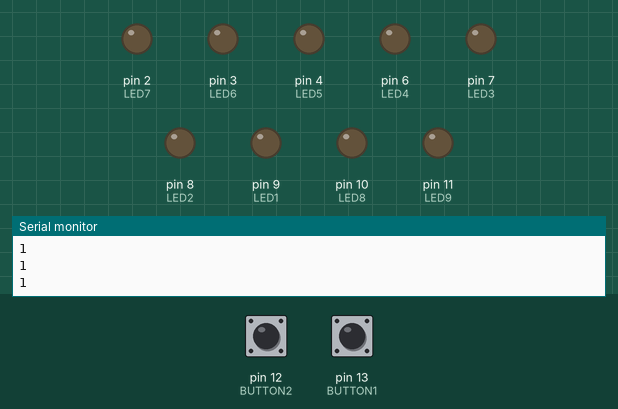
A sketch run on a simulated Arduino Uno, built with avr-gcc and run on an emulated ATmega328P. Parts: output pins drawn as LEDs (lit = HIGH), the last lines printed to the serial monitor. The test bench sets the inputs (shaded band); at power-on: pin 12 (BUTTON2) HIGH, pin 13 (BUTTON1) HIGH.

Above: at 1.2 s.
1.3 s: pin 12 (BUTTON2) pulled LOW for 0.15 s
At 2.3 s:
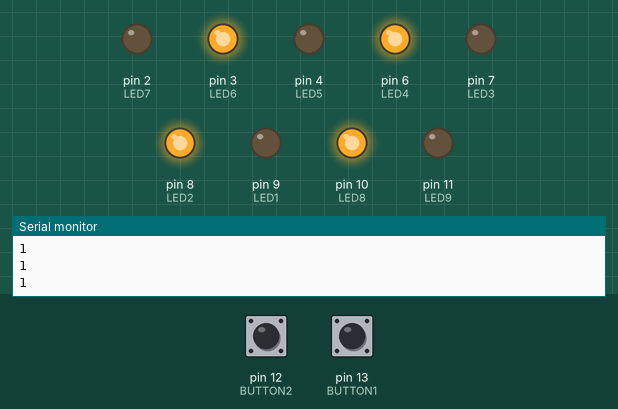
2.9 s: pin 13 (BUTTON1) pulled LOW for 0.15 s
At 3.6 s:
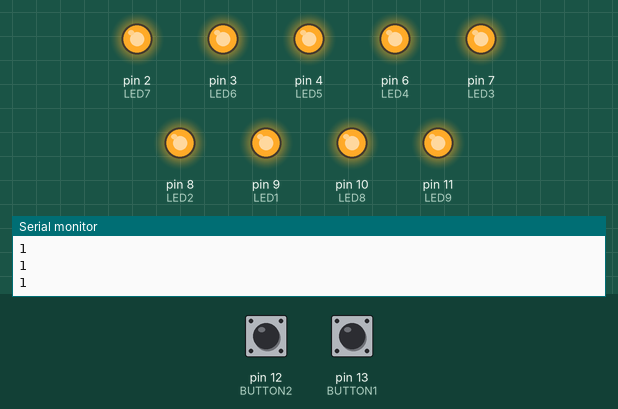
4.5 s: pin 12 (BUTTON2) pulled LOW for 1 s
At 5.0 s:
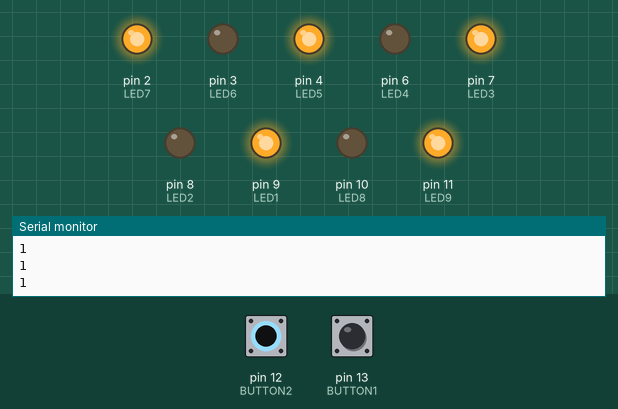
7.0 s: pin 12 (BUTTON2) pulled LOW for 3.2 s
At 8.3 s:
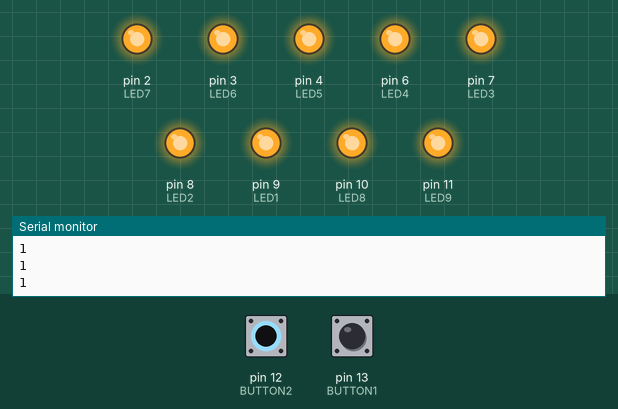
11.7 s: pin 13 (BUTTON1) pulled LOW for 1 s
At 12.2 s:
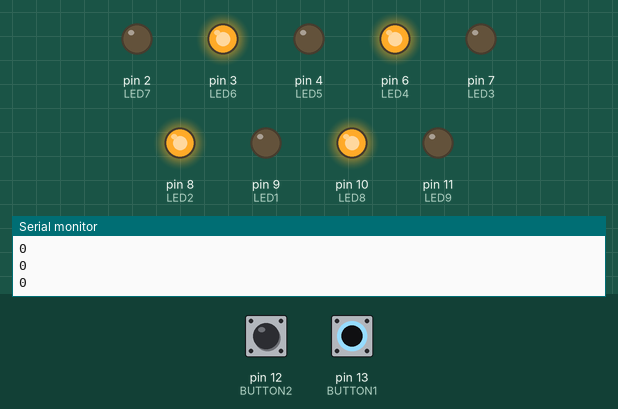
Timing chart, 0 to 14.7 s (numbered marks = the images above; inputs shaded):
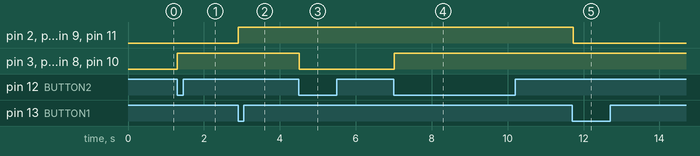

Measured:
- after the input at 1.3 s, pin 3 (LED6), pin 6 (LED4), pin 8 (LED2), pin 10 (LED8): LOW → HIGH at once
- after the input at 2.9 s, pin 2 (LED7), pin 4 (LED5), pin 7 (LED3), pin 9 (LED1), pin 11 (LED9): LOW → HIGH at once
- after the input at 4.5 s, pin 3 (LED6), pin 6 (LED4), pin 8 (LED2), pin 10 (LED8): HIGH → LOW at once
- after the input at 7.0 s, pin 3 (LED6), pin 6 (LED4), pin 8 (LED2), pin 10 (LED8): LOW → HIGH at once
- after the input at 11.7 s, pin 2 (LED7), pin 4 (LED5), pin 7 (LED3), pin 9 (LED1), pin 11 (LED9): HIGH → LOW at once

The sketch:

matrizura1.ino
```cpp
// Definindo os pinos dos LEDs
#define LED1 9
#define LED2 8
#define LED3 7
#define LED4 6
#define LED5 4
#define LED6 3
#define LED7 2
#define LED8 10
#define LED9 11


// Definindo os pinos dos botões
#define BUTTON1 13
#define BUTTON2 12

bool ligaled1 = false;
bool ligaled2 = false;
int lastButtonState1 = HIGH;
int lastButtonState2 = HIGH;

void setup() {
  // Configurando os pinos dos LEDs como saída
  pinMode(LED1, OUTPUT);
  pinMode(LED2, OUTPUT);
  pinMode(LED3, OUTPUT);
  pinMode(LED4, OUTPUT);
  pinMode(LED5, OUTPUT);
  pinMode(LED6, OUTPUT);
  pinMode(LED7, OUTPUT);
  pinMode(LED8, OUTPUT);
  pinMode(LED9, OUTPUT);
  Serial.begin(9600);
  // Configurando os pinos dos botões como entrada
  pinMode(BUTTON1, INPUT_PULLUP);
  pinMode(BUTTON2, INPUT_PULLUP);
}

void loop() {
  // Lendo o estado dos botões
  int buttonState1 = digitalRead(BUTTON1);
  int buttonState2 = digitalRead(BUTTON2);

    Serial.println(buttonState1);

  // Se o botão 1 for pressionado, acenda o LED1
  if (buttonState1 == LOW && lastButtonState1 == HIGH) {
    ligaled1 = !ligaled1;
    digitalWrite(LED1, ligaled1 ? HIGH : LOW);
    digitalWrite(LED3, ligaled1 ? HIGH : LOW);
    digitalWrite(LED5, ligaled1 ? HIGH : LOW);
    digitalWrite(LED7, ligaled1 ? HIGH : LOW);
    digitalWrite(LED9, ligaled1 ? HIGH : LOW);
  }

  // Se o botão 2 for pressionado, acenda o LED2
  if (buttonState2 == LOW && lastButtonState2 == HIGH) {
    Serial.println(buttonState2);
    ligaled2 = !ligaled2;
    digitalWrite(LED2, ligaled2 ? HIGH : LOW);
    digitalWrite(LED4, ligaled2 ? HIGH : LOW);
    digitalWrite(LED6, ligaled2 ? HIGH : LOW);
    digitalWrite(LED8, ligaled2 ? HIGH : LOW);
  }
  lastButtonState1 = buttonState1;
  lastButtonState2 = buttonState2;
  delay(50);
}
```
